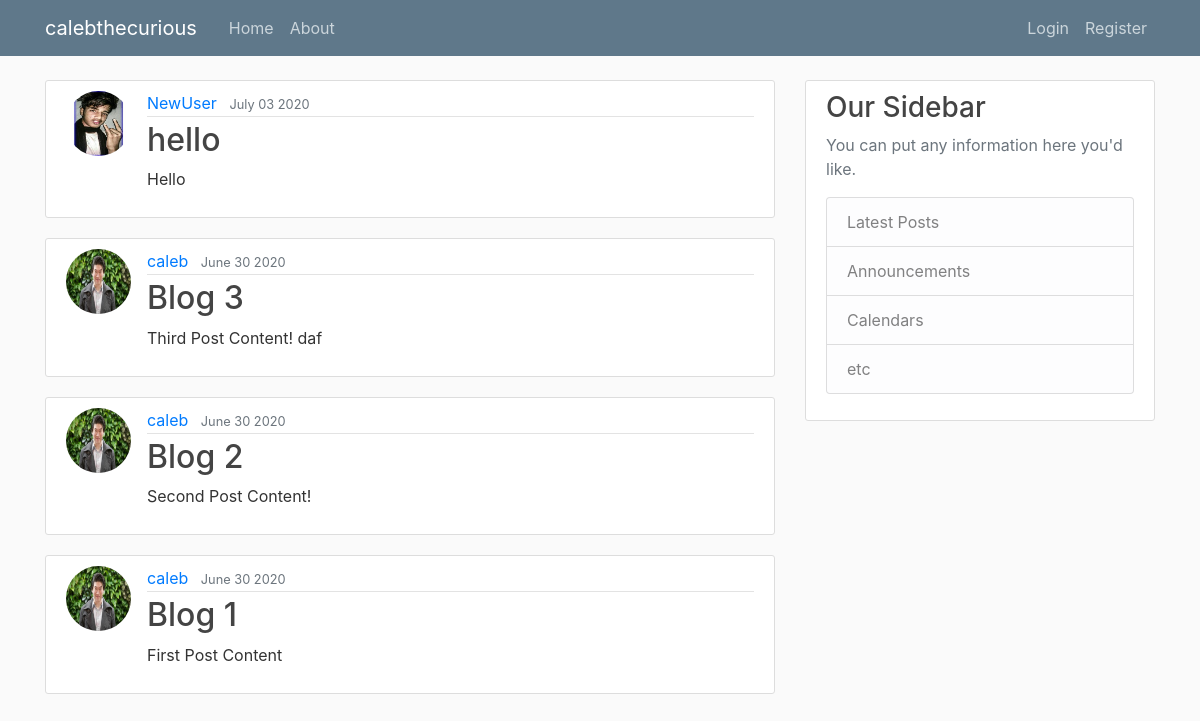
The page / on the database its author committed.
### blog/models.py (models this page shows, shortened)
class Post(models.Model):
    title = models.CharField(max_length=100)
    content = models.TextField()
    date_posted = models.DateTimeField(default=timezone.now)
    author = models.ForeignKey(User, on_delete=models.CASCADE)

### users/models.py (models this page shows, shortened)
class Profile(models.Model):
    user = models.OneToOneField(User, on_delete=models.CASCADE)
    image = models.ImageField(default='default.jpg', upload_to='profile_pics')

### blog/views.py (the view)
# urls.py: path('', PostListView.as_view(), name='blog-home'),
class PostListView(ListView):
    model = Post
    template_name = 'blog/home.html'  # <app>/<model>_<viewtype>.html
    context_object_name = 'posts'
    ordering = ['-date_posted']
    paginate_by = 5

### blog/templates/blog/home.html (shortened to what this page needs)
{% extends "blog/base.html" %}
{% block content %}
    {% for post in posts %}
        <article class="media content-section">
            <img class="rounded-circle article-img"src="{{ post.author.profile.image.url }}">
            <div class="media-body">
            <div class="article-metadata">
                <a class="mr-2" href="{% url 'user-posts' post.author.username %}">{{ post.author }}</a>
                <small class="text-muted">{{ post.date_posted|date:"F d Y" }}</small>
            </div>
            <h2><a class="article-title" href="{% url 'post-detail' post.id %}">{{ post.title }}</a></h2>
            <p class="article-content">{{ post.content }}</p>
            </div>
        </article>
    {% endfor %}
{% endblock content %}

### blog/static/blog/main.css (style rules this page uses)
body { background: #fafafa; color: #333333; margin-top: 5rem; }
h1, h2, h3, h4, h5, h6 { color: #444444; }
.content-section { background: #ffffff; padding: 10px 20px; border: 1px solid #dddddd; border-radius: 3px; margin-bottom: 20px; }
.article-title { color: #444444; }
.article-content { white-space: pre-line; }
.article-img { height: 65px; width: 65px; margin-right: 16px; }
.article-metadata { padding-bottom: 1px; margin-bottom: 4px; border-bottom: 1px solid #e3e3e3 }

### rows shown on the page
Post: author.profile.image (picture), author "NewUser", date_posted "July 03 2020", title "hello", content "Hello"
Post: author.profile.image (picture), author "caleb", date_posted "June 30 2020", title "Blog 3", content "Third Post Content! daf"
Post: author.profile.image (picture), author "caleb", date_posted "June 30 2020", title "Blog 2", content "Second Post Content!"
Post: author.profile.image (picture), author "caleb", date_posted "June 30 2020", title "Blog 1", content "First Post Content"
